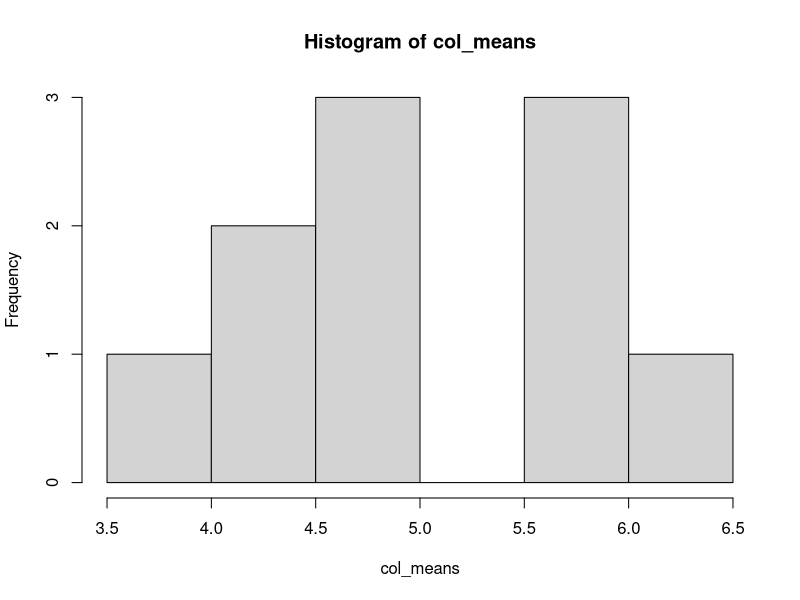

Generate this figure with R:
## ---- chunk 1
library(tidyverse)
library(ggplot2)
## ---- chunk 2
    sum(c(52.3, 74.8, 3.17))
## ---- chunk 3
    sqrt(144)
## ---- chunk 4
    log10(200 * sin(pi / 4))
## ---- chunk 5
    cumsum(c(1, 3, 18, 20, 2))
## ---- chunk 6
    sample(c(0, 20), 10, replace = TRUE)
    round(runif(10, 0, 20))
## ---- chunk 7
    x <- 5
    y <- 10
## ---- chunk 8
    x * y
## ---- chunk 9
    z <- x * y
## ---- chunk 10
    myvec <- c(x, y, z)
## ---- chunk 11
    min(myvec)
    max(myvec)
    mean(myvec)
## ---- chunk 12
    remove(myvec)
## ---- chunk 13
    rainfall_per_year <- c(0.1, 0.5, 2.3, 1.1, 11.3, 14.7, 23.4, 15.7, 0, 0.9)
## ---- chunk 14
    mean(rainfall_per_year)
    sd(rainfall_per_year)
## ---- chunk 15
    cumsum(rainfall_per_year)
    sum(rainfall_per_year)
## ---- chunk 16
    which.max(rainfall_per_year)
## ---- chunk 17
    rainfall_per_year[rainfall_per_year > 10]
## ---- chunk 18
    mean(rainfall_per_year[rainfall_per_year > 5])
## ---- chunk 19
    rainfall_per_year[rainfall_per_year == 1.1 | rainfall_per_year == 0]
    rainfall_per_year[rainfall_per_year %in% c(0, 1.1)]
    which(rainfall_per_year == 1.1 | rainfall_per_year == 0)
    which(rainfall_per_year %in% c(0, 1.1))
## ---- chunk 20
    length_of_cylinder <- c(2.5, 3.4, 4.8, 3.1, 1.7)
    height_of_cylinder <- c(0.7, 0.4, 0.5, 0.5, 0.9)
## ---- chunk 21
    volume_of_cylinder <- length_of_cylinder * height_of_cylinder
## ---- chunk 22
    volume_of_cylinder
## ---- chunk 23
    volume_of_cylinder_millimeter <- volume_of_cylinder * 1000
## ---- chunk 24
    volume_of_cylinder_millimeter
## ---- chunk 25
    x <- c(1,2,3,4,5)
    y <- c(3,5,7,9)
## ---- chunk 26
    intersect(x, y)
## ---- chunk 27
    setdiff(x, y)
## ---- chunk 28
    union(x, y)
    c(x, y)
## ---- chunk 29
    matrix_w_random <- matrix(c(seq(0,18, by = 2), sample(0:10, 70,replace = T)),nrow = 8, ncol = 10, byrow = T)
## ---- chunk 30
    row_means <- rowMeans(matrix_w_random)
    sd(row_means)
## ---- chunk 31
    matrix_w_random.2 <- matrix_w_random[2:8,] #Keep 2 - 8
    matrix_w_random.2 <- matrix_w_random[-1,]  #Delete 1
    col_means <- colMeans(matrix_w_random.2)
    hist(col_means)
## ---- chunk 32
    family <- list(father = "John", mother = "Mary", child.ages = c(4, 6, 10))
## ---- chunk 33
    family
## ---- chunk 34
    child.names <- c("Bob", "Cate", "Susan")
## ---- chunk 35
    child.names
## ---- chunk 36
    c(family, child.names)
    conc.list <- list(family, child.names = child.names)
## ---- chunk 37
    conc.list
## ---- chunk 38
    conc.family <- list(child1= c(conc.list[[2]][[1]], conc.list[[1]][[3]][[1]]),
                        child2= c(conc.list[[2]][[2]], conc.list[[1]][[3]][[2]]),
                        child3= c(conc.list[[2]][[3]], conc.list[[1]][[3]][[3]]))
## ---- chunk 39
    conc.family
